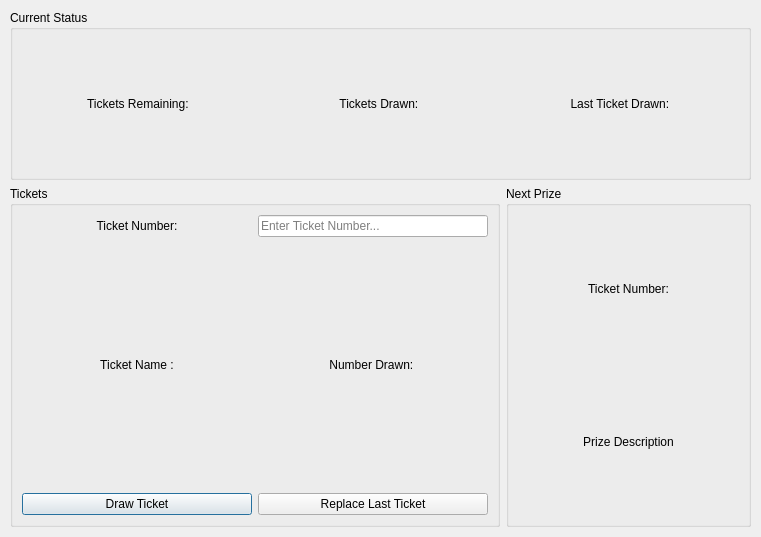
<?xml version="1.0" encoding="UTF-8"?>
<ui version="4.0">
 <class>MainWindow</class>
 <widget class="QMainWindow" name="MainWindow">
  <property name="geometry">
   <rect>
    <x>0</x>
    <y>0</y>
    <width>761</width>
    <height>537</height>
   </rect>
  </property>
  <property name="windowTitle">
   <string>Control Panel</string>
  </property>
  <widget class="QWidget" name="centralwidget">
   <layout class="QGridLayout" name="gridLayout" rowstretch="2,4">
    <property name="leftMargin">
     <number>10</number>
    </property>
    <property name="topMargin">
     <number>10</number>
    </property>
    <property name="rightMargin">
     <number>10</number>
    </property>
    <property name="bottomMargin">
     <number>10</number>
    </property>
    <item row="0" column="1" colspan="3">
     <widget class="QGroupBox" name="groupBox_2">
      <property name="title">
       <string>Current Status</string>
      </property>
      <layout class="QHBoxLayout" name="horizontalLayout">
       <item>
        <widget class="QLabel" name="tickets_remaining_label">
         <property name="text">
          <string>Tickets Remaining: </string>
         </property>
         <property name="alignment">
          <set>Qt::AlignCenter</set>
         </property>
        </widget>
       </item>
       <item>
        <widget class="QLabel" name="tickets_drawn_label">
         <property name="text">
          <string>Tickets Drawn: </string>
         </property>
         <property name="alignment">
          <set>Qt::AlignCenter</set>
         </property>
        </widget>
       </item>
       <item>
        <widget class="QLabel" name="last_ticket_drawn_label">
         <property name="text">
          <string>Last Ticket Drawn: </string>
         </property>
         <property name="alignment">
          <set>Qt::AlignCenter</set>
         </property>
        </widget>
       </item>
      </layout>
     </widget>
    </item>
    <item row="1" column="3">
     <widget class="QGroupBox" name="groupBox">
      <property name="title">
       <string>Next Prize</string>
      </property>
      <layout class="QVBoxLayout" name="verticalLayout">
       <item>
        <widget class="QLabel" name="next_prize_number_label">
         <property name="text">
          <string>Ticket Number:</string>
         </property>
         <property name="alignment">
          <set>Qt::AlignCenter</set>
         </property>
         <property name="wordWrap">
          <bool>true</bool>
         </property>
        </widget>
       </item>
       <item>
        <widget class="QLabel" name="next_prize_description_label">
         <property name="text">
          <string>Prize Description</string>
         </property>
         <property name="alignment">
          <set>Qt::AlignCenter</set>
         </property>
         <property name="wordWrap">
          <bool>true</bool>
         </property>
        </widget>
       </item>
      </layout>
     </widget>
    </item>
    <item row="1" column="1" colspan="2">
     <widget class="QGroupBox" name="groupBox_3">
      <property name="title">
       <string>Tickets</string>
      </property>
      <layout class="QGridLayout" name="gridLayout_3">
       <item row="1" column="1">
        <widget class="QLabel" name="label">
         <property name="text">
          <string>Ticket Number:</string>
         </property>
         <property name="alignment">
          <set>Qt::AlignCenter</set>
         </property>
        </widget>
       </item>
       <item row="5" column="1">
        <widget class="QPushButton" name="draw_ticket_button">
         <property name="sizePolicy">
          <sizepolicy hsizetype="Minimum" vsizetype="Fixed">
           <horstretch>0</horstretch>
           <verstretch>0</verstretch>
          </sizepolicy>
         </property>
         <property name="text">
          <string>Draw Ticket</string>
         </property>
         <property name="default">
          <bool>true</bool>
         </property>
        </widget>
       </item>
       <item row="1" column="2">
        <widget class="QLineEdit" name="ticket_number_line_edit">
         <property name="sizePolicy">
          <sizepolicy hsizetype="Preferred" vsizetype="Fixed">
           <horstretch>0</horstretch>
           <verstretch>0</verstretch>
          </sizepolicy>
         </property>
         <property name="echoMode">
          <enum>QLineEdit::Normal</enum>
         </property>
         <property name="placeholderText">
          <string>Enter Ticket Number...</string>
         </property>
        </widget>
       </item>
       <item row="5" column="2">
        <widget class="QPushButton" name="replace_last_ticket_button">
         <property name="text">
          <string>Replace Last Ticket</string>
         </property>
        </widget>
       </item>
       <item row="2" column="2">
        <widget class="QLabel" name="number_drawn_label">
         <property name="text">
          <string>Number Drawn: </string>
         </property>
         <property name="alignment">
          <set>Qt::AlignCenter</set>
         </property>
         <property name="wordWrap">
          <bool>true</bool>
         </property>
        </widget>
       </item>
       <item row="2" column="1">
        <widget class="QLabel" name="ticket_name_label">
         <property name="text">
          <string>Ticket Name :</string>
         </property>
         <property name="alignment">
          <set>Qt::AlignCenter</set>
         </property>
         <property name="wordWrap">
          <bool>true</bool>
         </property>
        </widget>
       </item>
      </layout>
     </widget>
    </item>
   </layout>
  </widget>
 </widget>
 <resources/>
 <connections/>
</ui>
